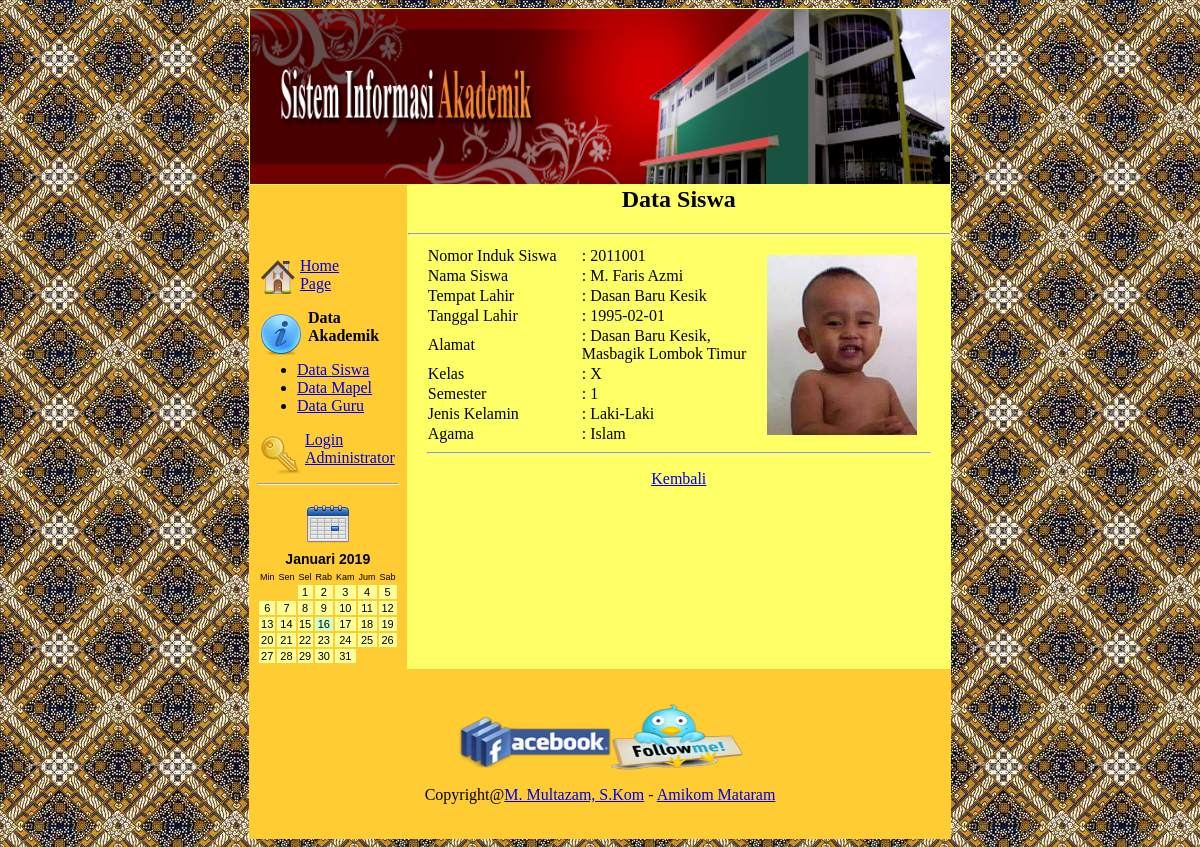
The page /websekolah/tampil_siswa.php?nis=2011001 on the database its author committed.
### tables this page shows
CREATE TABLE IF NOT EXISTS `tblsiswa` (
  `nis` varchar(10) NOT NULL,
  `nama_siswa` varchar(35) NOT NULL,
  `tempat_lahir` varchar(35) NOT NULL,
  `tgl_lahir` date NOT NULL,
  `alamat` text NOT NULL,
  `kelas` varchar(10) NOT NULL,
  `semester` int(1) NOT NULL,
  `jenis_kelamin` varchar(15) NOT NULL,
  `agama` varchar(20) NOT NULL,
  `foto` varchar(40) NOT NULL,
  PRIMARY KEY (`nis`)
);

### websekolah/tampil_siswa.php (the view, shortened to what this page needs)
<?
if (isset($_GET['nis'])) {
	$nis = $_GET['nis'];
}
$sql2="select * from tblsiswa where nis='$nis';";
$tampil=mysql_query($sql2);
$baris=mysql_fetch_array($tampil);
$nis=$baris['nis'];
$nama_siswa=$baris['nama_siswa'];
$tempat_lahir=$baris['tempat_lahir'];
$tgl_lahir=$baris['tgl_lahir'];
$alamat=$baris['alamat'];
$kelas=$baris['kelas'];
$semester=$baris['semester'];
$jenis_kelamin=$baris['jenis_kelamin'];
$agama=$baris['agama'];
$foto=$baris['foto'];
?>
<table width="622" border="0" align="center" cellpadding="1" cellspacing="0" bgcolor="#FFFF66">
  <tr>
    <td colspan="2"><? include "header.php"; ?></td>
  </tr>
  <tr>
    <td width="103" align="center" valign="top" bgcolor="#FFCC33"><p>&nbsp;
      </p>
      <p>
        <? include "menu.php"; ?></p>
    </td>
    <td width="515" valign="top"><h2 align="center"><strong>Data Siswa </strong></h2>
      <hr />
      <table width="510" border="0" align="center">
      <tr>
        <td valign="top"><table width="496" border="0" cellspacing="0" cellpadding="1">
          <tr>
            <td width="152">Nomor Induk Siswa </td>
            <td width="178">: <?=$nis?></td>
            <td width="160" rowspan="9"><div align="center"><?
				echo "<img src='images/foto/$foto' width=150 height=180> <br />";
				?></div></td>
          </tr>
          <tr>
            <td>Nama Siswa </td>
            <td>: <?=$nama_siswa?></td>
            </tr>
          <tr>
            <td>Tempat Lahir </td>
            <td>: <?=$tempat_lahir?></td>
            </tr>
          <tr>
            <td>Tanggal Lahir </td>
            <td>: <?=$tgl_lahir?></td>
            </tr>
          <tr>
            <td>Alamat</td>
            <td>: <?=$alamat?></td>
            </tr>
          <tr>
            <td>Kelas</td>
            <td>: <?=$kelas?></td>
            </tr>
          <tr>
            <td>Semester</td>
            <td>: <?=$semester?></td>
            </tr>
          <tr>
            <td>Jenis Kelamin </td>
            <td>: <?=$jenis_kelamin?></td>
            </tr>
          <tr>
            <td>Agama</td>
            <td>: <?=$agama?></td>
            </tr>
           </table>
          <hr />
          <p align="center"><a href="data_siswa.php">Kembali</a></p>
          <p align="center"> </p></td>
      </tr>
    </table></td>
  </tr>
  <tr>
    <td colspan="2" bgcolor="#FFCC33"><p>&nbsp;</p>
      <p>
        <? include "footer.php"; ?>
      </p>
    <p>&nbsp; </p></td>
  </tr>
</table>

### rows shown on the page
tblsiswa: nis "2011001", foto (picture), nama_siswa "M. Faris Azmi", tempat_lahir "Dasan Baru Kesik", tgl_lahir "1995-02-01", alamat "Dasan Baru Kesik, Masbagik Lombok Timur", kelas "X", semester "1", jenis_kelamin "Laki-Laki", agama "Islam"

### other values the page prints
$mn "Januari 2019"
$day[$dayprint] "Min"
$day[$dayprint] "Sen"
$day[$dayprint] "Sel"
$day[$dayprint] "Rab"
$day[$dayprint] "Kam"
$day[$dayprint] "Jum"
$day[$dayprint] "Sab"
